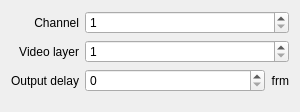
<?xml version="1.0" encoding="UTF-8"?>
<ui version="4.0">
 <class>InspectorRouteVideolayerWidget</class>
 <widget class="QWidget" name="InspectorRouteVideolayerWidget">
  <property name="geometry">
   <rect>
    <x>0</x>
    <y>0</y>
    <width>300</width>
    <height>112</height>
   </rect>
  </property>
  <property name="sizePolicy">
   <sizepolicy hsizetype="Expanding" vsizetype="Preferred">
    <horstretch>0</horstretch>
    <verstretch>0</verstretch>
   </sizepolicy>
  </property>
  <layout class="QGridLayout" name="gridLayout">
   <property name="bottomMargin">
    <number>20</number>
   </property>
   <item row="1" column="0">
    <widget class="QLabel" name="labelVideolayerField">
     <property name="text">
      <string>Video layer</string>
     </property>
     <property name="alignment">
      <set>Qt::AlignRight|Qt::AlignTrailing|Qt::AlignVCenter</set>
     </property>
    </widget>
   </item>
   <item row="1" column="1">
    <widget class="QSpinBox" name="spinBoxVideolayer">
     <property name="sizePolicy">
      <sizepolicy hsizetype="Expanding" vsizetype="Fixed">
       <horstretch>0</horstretch>
       <verstretch>0</verstretch>
      </sizepolicy>
     </property>
     <property name="minimum">
      <number>1</number>
     </property>
    </widget>
   </item>
   <item row="0" column="1">
    <widget class="QSpinBox" name="spinBoxChannel">
     <property name="sizePolicy">
      <sizepolicy hsizetype="Expanding" vsizetype="Fixed">
       <horstretch>0</horstretch>
       <verstretch>0</verstretch>
      </sizepolicy>
     </property>
     <property name="minimum">
      <number>1</number>
     </property>
    </widget>
   </item>
   <item row="0" column="0">
    <widget class="QLabel" name="labelChannelField">
     <property name="text">
      <string>Channel</string>
     </property>
     <property name="alignment">
      <set>Qt::AlignRight|Qt::AlignTrailing|Qt::AlignVCenter</set>
     </property>
    </widget>
   </item>
   <item row="2" column="0">
    <widget class="QLabel" name="labelOutputDelay">
     <property name="text">
      <string>Output delay</string>
     </property>
     <property name="alignment">
      <set>Qt::AlignRight|Qt::AlignTrailing|Qt::AlignVCenter</set>
     </property>
    </widget>
   </item>
   <item row="2" column="1">
    <layout class="QHBoxLayout" name="horizontalLayoutOutputDelay">
     <item>
      <widget class="QSpinBox" name="spinBoxOutputDelay">
       <property name="sizePolicy">
        <sizepolicy hsizetype="Expanding" vsizetype="Fixed">
         <horstretch>0</horstretch>
         <verstretch>0</verstretch>
        </sizepolicy>
       </property>
       <property name="maximum">
        <number>999</number>
       </property>
      </widget>
     </item>
     <item>
      <widget class="QLabel" name="labelFrm">
       <property name="text">
        <string>frm</string>
       </property>
       <property name="alignment">
        <set>Qt::AlignRight|Qt::AlignTrailing|Qt::AlignVCenter</set>
       </property>
      </widget>
     </item>
    </layout>
   </item>
  </layout>
 </widget>
 <tabstops>
  <tabstop>spinBoxChannel</tabstop>
  <tabstop>spinBoxVideolayer</tabstop>
 </tabstops>
 <resources/>
 <connections>
  <connection>
   <sender>spinBoxChannel</sender>
   <signal>valueChanged(int)</signal>
   <receiver>InspectorRouteVideolayerWidget</receiver>
   <slot>channelChanged(int)</slot>
   <hints>
    <hint type="sourcelabel">
     <x>139</x>
     <y>19</y>
    </hint>
    <hint type="destinationlabel">
     <x>225</x>
     <y>10</y>
    </hint>
   </hints>
  </connection>
  <connection>
   <sender>spinBoxVideolayer</sender>
   <signal>valueChanged(int)</signal>
   <receiver>InspectorRouteVideolayerWidget</receiver>
   <slot>videolayerChanged(int)</slot>
   <hints>
    <hint type="sourcelabel">
     <x>166</x>
     <y>49</y>
    </hint>
    <hint type="destinationlabel">
     <x>227</x>
     <y>50</y>
    </hint>
   </hints>
  </connection>
  <connection>
   <sender>spinBoxOutputDelay</sender>
   <signal>valueChanged(int)</signal>
   <receiver>InspectorRouteVideolayerWidget</receiver>
   <slot>outputDelayChanged(int)</slot>
   <hints>
    <hint type="sourcelabel">
     <x>175</x>
     <y>79</y>
    </hint>
    <hint type="destinationlabel">
     <x>149</x>
     <y>55</y>
    </hint>
   </hints>
  </connection>
 </connections>
 <slots>
  <slot>channelChanged(int)</slot>
  <slot>videolayerChanged(int)</slot>
  <slot>outputDelayChanged(int)</slot>
 </slots>
</ui>
